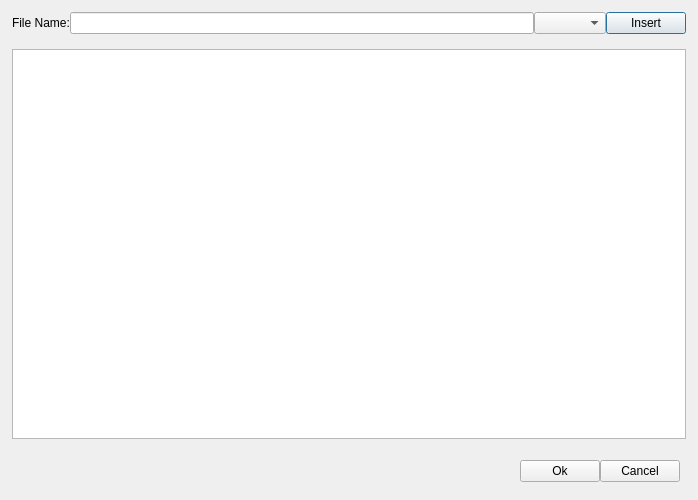
<?xml version="1.0" encoding="UTF-8"?>
<ui version="4.0">
 <class>EditorCurveModel</class>
 <widget class="QDialog" name="EditorCurveModel">
  <property name="geometry">
   <rect>
    <x>0</x>
    <y>0</y>
    <width>698</width>
    <height>500</height>
   </rect>
  </property>
  <property name="windowTitle">
   <string>Parameter</string>
  </property>
  <layout class="QGridLayout" name="gridLayout">
   <property name="leftMargin">
    <number>12</number>
   </property>
   <property name="topMargin">
    <number>12</number>
   </property>
   <property name="rightMargin">
    <number>12</number>
   </property>
   <property name="bottomMargin">
    <number>12</number>
   </property>
   <property name="verticalSpacing">
    <number>15</number>
   </property>
   <item row="0" column="0">
    <layout class="QHBoxLayout" name="horizontalLayout">
     <item>
      <widget class="QLabel" name="label">
       <property name="text">
        <string>File Name:</string>
       </property>
      </widget>
     </item>
     <item>
      <widget class="QLineEdit" name="NameLE"/>
     </item>
     <item>
      <widget class="QComboBox" name="comboBox"/>
     </item>
     <item>
      <widget class="QPushButton" name="InsertPBtn">
       <property name="text">
        <string>Insert</string>
       </property>
      </widget>
     </item>
    </layout>
   </item>
   <item row="1" column="0">
    <widget class="QTableWidget" name="tableWidget"/>
   </item>
   <item row="2" column="0">
    <layout class="QHBoxLayout" name="horizontalLayout_2">
     <property name="leftMargin">
      <number>6</number>
     </property>
     <property name="topMargin">
      <number>6</number>
     </property>
     <property name="rightMargin">
      <number>6</number>
     </property>
     <property name="bottomMargin">
      <number>6</number>
     </property>
     <item>
      <widget class="QLabel" name="ErrorText">
       <property name="styleSheet">
        <string notr="true">color: rgb(255, 0, 0);</string>
       </property>
       <property name="text">
        <string/>
       </property>
      </widget>
     </item>
     <item>
      <spacer name="horizontalSpacer">
       <property name="orientation">
        <enum>Qt::Horizontal</enum>
       </property>
       <property name="sizeHint" stdset="0">
        <size>
         <width>40</width>
         <height>20</height>
        </size>
       </property>
      </spacer>
     </item>
     <item>
      <widget class="QPushButton" name="OKPBtn">
       <property name="text">
        <string>Ok</string>
       </property>
      </widget>
     </item>
     <item>
      <widget class="QPushButton" name="CancelPBtn">
       <property name="text">
        <string>Cancel</string>
       </property>
      </widget>
     </item>
    </layout>
   </item>
  </layout>
 </widget>
 <resources/>
 <connections/>
</ui>
